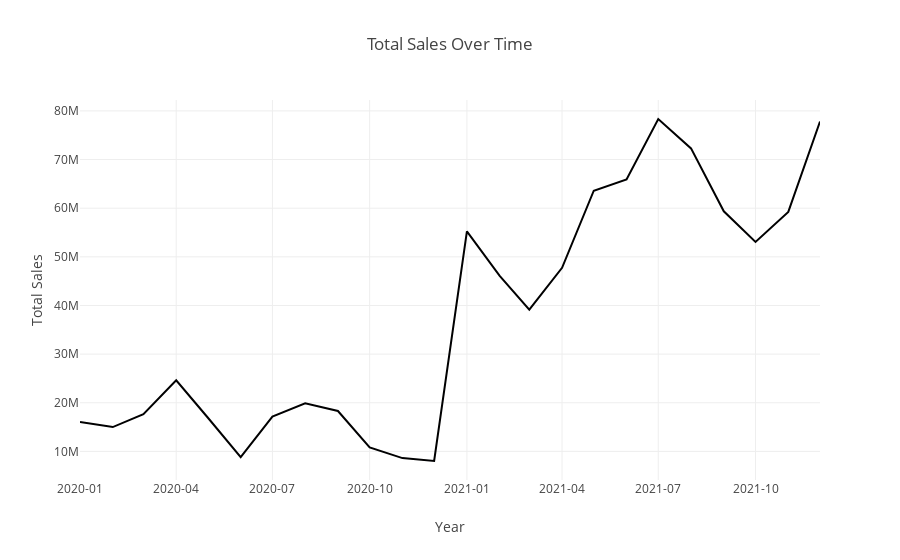

The notebook cell saved with this chart:
### Code cell
# 1. Convert 'InvoiceDate' to datetime format (if needed)
df['InvoiceDate'] = pd.to_datetime(df['InvoiceDate'])

# Format the dates to "yyyy-mm" format
df['InvoiceDate'] = df['InvoiceDate'].dt.strftime('%Y-%m')

# 2. Group data by year, month, etc. (choose your desired time granularity)
total_sales_over_time = df.groupby([df['InvoiceDate']])['TotalSales'].sum().reset_index()

# 3. Create the plot
fig = px.line(
    data_frame=total_sales_over_time,
    x='InvoiceDate',  # Replace with your time column name if different
    y='TotalSales',
    title='Total Sales Over Time'
)

# 4. Customize the plot (optional)
fig.update_layout(
    xaxis_title='Year',  # Adjust title based on your time granularity
    yaxis_title='Total Sales',
    xaxis_tickformat="%Y-%m"
)

fig.show()

total_sales_over_time

### Figure 1 — Plotly figure (JSON) as saved in the notebook; plotly's stock layout.template omitted (floating-point values rounded to 4 significant figures)
{"data": [{"hovertemplate": "InvoiceDate=%{x}<br>TotalSales=%{y}<extra></extra>", "legendgroup": "", "line": {"color": "#000001", "dash": "solid"}, "marker": {"symbol": "circle"}, "mode": "lines", "name": "", "orientation": "v", "showlegend": false, "type": "scatter", "x": ["2020-01", "2020-02", "2020-03", "2020-04", "2020-05", "2020-06", "2020-07", "2020-08", "2020-09", "2020-10", "2020-11", "2020-12", "2021-01", "2021-02", "2021-03", "2021-04", "2021-05", "2021-06", "2021-07", "2021-08", "2021-09", "2021-10", "2021-11", "2021-12"], "xaxis": "x", "y": [16036246, 14997988, 17660577, 24607006, 16918014, 8829819, 17146013, 19877980, 18304436, 10840000.0, 8622300, 8026527, 55225396, 46102165, 39148532, 47732964, 63589681, 65917553, 78334681, 72288221, 59360000.0, 53070000.0, 59240000.0, 77815430], "yaxis": "y"}], "layout": {"legend": {"tracegroupgap": 0}, "title": {"text": "Total Sales Over Time"}, "xaxis": {"anchor": "y", "domain": [0, 1], "tickformat": "%Y-%m", "title": {"text": "Year"}}, "yaxis": {"anchor": "x", "domain": [0, 1], "title": {"text": "Total Sales"}}}}
